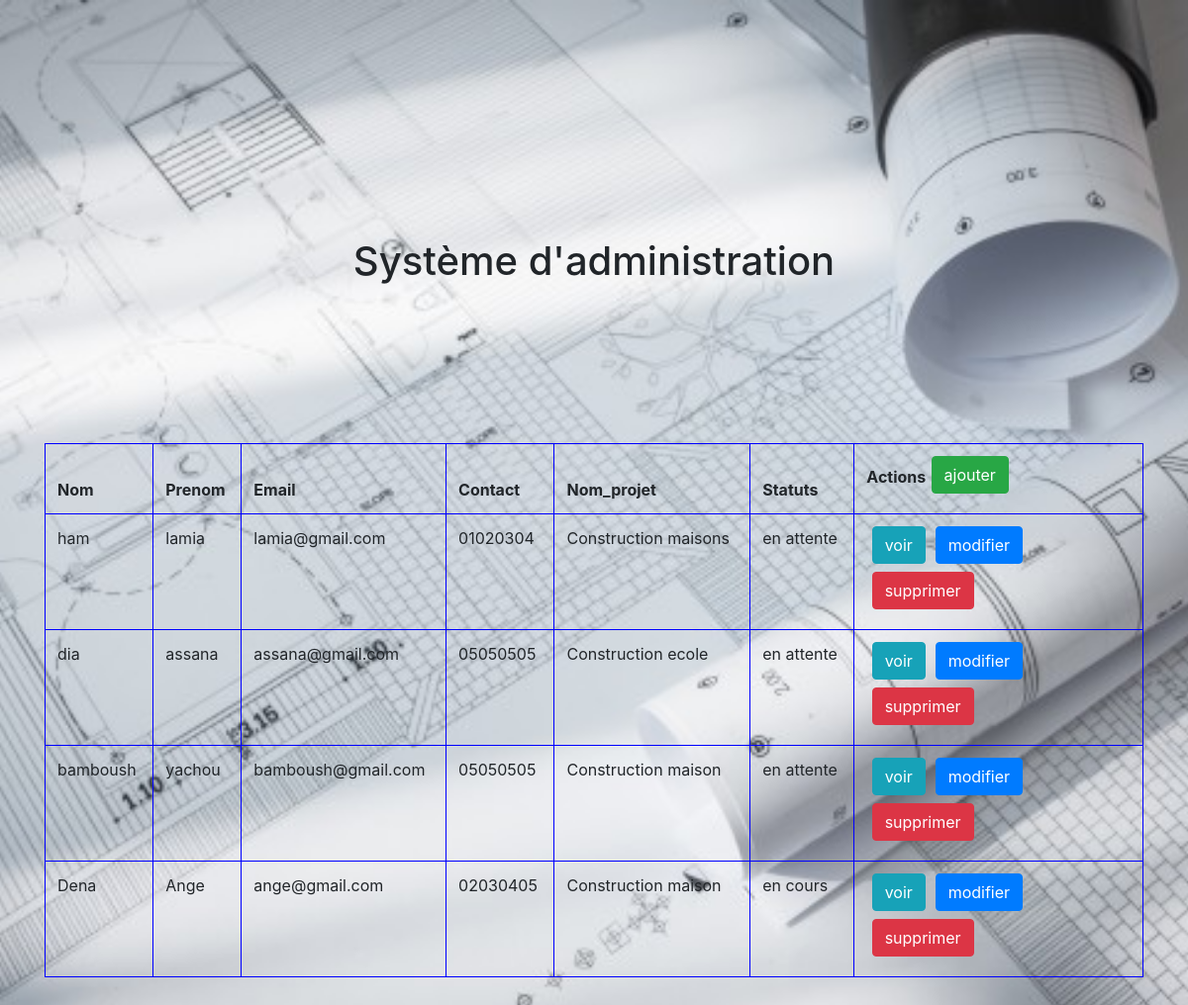
/projetAvril/admin.php, run on the app's committed database.
### tables this page shows
CREATE TABLE `projet` (
  `id` int(11) NOT NULL,
  `categorie` varchar(100) NOT NULL,
  `description_projet` varchar(300) NOT NULL,
  `statut` varchar(50) NOT NULL,
  `etapes` varchar(100) NOT NULL,
  `description_etape` varchar(300) NOT NULL,
  `delai` varchar(100) NOT NULL,
  `images` varchar(100) NOT NULL,
  `user_id` int(11) NOT NULL
);

CREATE TABLE `utilisateur` (
  `id` int(11) NOT NULL,
  `nom` varchar(100) NOT NULL,
  `prenom` varchar(250) NOT NULL,
  `email` varchar(100) NOT NULL,
  `password` varchar(50) NOT NULL,
  `contact` varchar(50) NOT NULL,
  `ville` varchar(100) NOT NULL
);

### projetAvril/admin.php (the view, shortened to what this page needs)
<?php
$db = Database::connect();
?>
<!DOCTYPE html>
<html>
<head>
    <link rel="stylesheet" type="text/css" href="css/bootstrap.min.css">
		<link rel="stylesheet" type="text/css" href="css/admin.css">
		<link rel="stylesheet" href="https://cdnjs.cloudflare.com/ajax/libs/font-awesome/4.7.0/css/font-awesome.min.css">
</head>
<body>
	<div class="container">
		<h1>Système d'administration</h1>
		<table class="table table-bordered">
		<thead>
            <tr>
                <th>Nom</th>
                <th>Prenom</th>
                <th>Email</th>
                <th>Contact</th>
                <th>Nom_projet</th>
                <th>Statuts</th>
                <th>Actions<a class="btn btn-success" href="admin/modifier.php">ajouter</a></th>
            </tr>
    </thead>
    <tbody>
        <?php
           $join = $db ->query("SELECT utilisateur.nom, utilisateur.prenom, utilisateur.email, utilisateur.contact, projet.categorie, projet.statut, projet.id FROM utilisateur, projet WHERE utilisateur.id = projet.user_id");
                 while ($affiche = $join ->fetch()) {
                    ?>
    	<tr>
    		<td><?php echo $affiche['nom']?></td>
    		<td><?php echo $affiche['prenom']?></td>
    		<td><?php echo $affiche['email']?></td>
    		<td><?php echo $affiche['contact']?></td>
    		<td><?php echo $affiche['categorie']?></td>
    		<td><?php echo $affiche['statut']?></td>
    		<td><a class="btn btn-info" href="admin/view.php?id=<?php echo $affiche['id']?>"><span class="glyphicon glyphicon-eye-open"></span>voir</a>
    			<a class="btn btn-primary" href="admin/modifier.php?id=<?php echo $affiche['id']?>"><span class="glyphicon glyphicon-pencil"></span>modifier</a>
    			<a class="btn btn-danger" href="admin/supprimer.php?id=<?php echo $affiche['id']?> ">supprimer</a><span class="glyphicon glyphicon-remove"></span></a></td>
    	</tr>
        <?php } ?>
    </tbody>
	</table>
	</div>
</body>
</html>

### projetAvril/css/admin.css (style rules this page uses)
body { background: url('../images/plans.jpg'); background-size: cover; background-position: center; height: 100vh; width: 100%; }
table.table-bordered { border:1px solid blue; margin-top:20px; }
table.table-bordered > thead > tr > th { border:1px solid blue; }
table.table-bordered > tbody > tr > td { border:1px solid blue; }
.btn { margin-left: 2%; margin-bottom: 3%; }
h1 { text-align: center; margin-top: 30vh; margin-bottom: 20vh; }

### data on the page
projet: user.nom "ham", user.prenom "lamia", user.email "lamia@gmail.com", user.contact "01020304", categorie "Construction maisons", statut "en attente"
projet: user.nom "dia", user.prenom "assana", user.email "assana@gmail.com", user.contact "05050505", categorie "Construction ecole", statut "en attente"
projet: user.nom "bamboush", user.prenom "yachou", user.email "bamboush@gmail.com", user.contact "05050505", categorie "Construction maison", statut "en attente"
projet: user.nom "Dena", user.prenom "Ange", user.email "ange@gmail.com", user.contact "02030405", categorie "Construction maison", statut "en cours"
